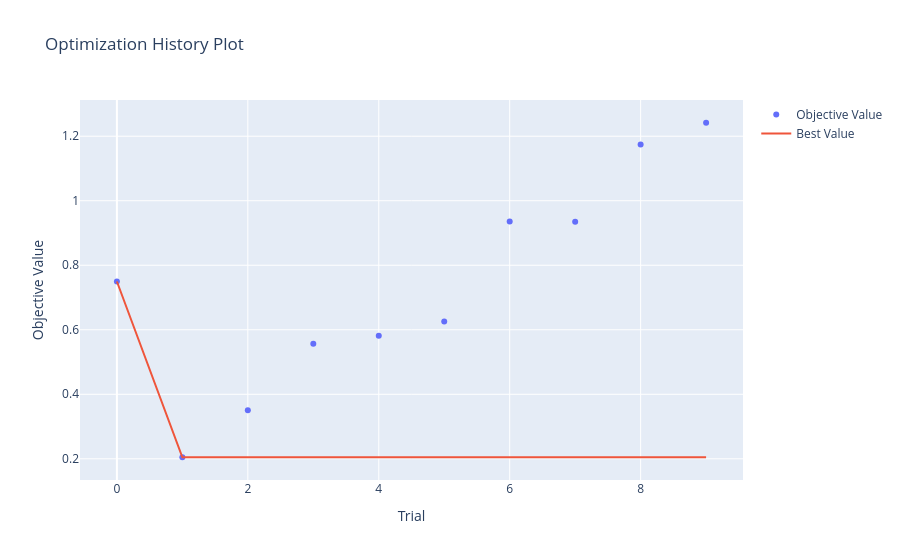

The cell this chart's notebook holds for it:
### Code cell
optuna.visualization.plot_optimization_history(study)

### Figure 1 — Plotly figure (JSON) as saved in the notebook; plotly's stock layout.template omitted (floating-point values rounded to 4 significant figures)
{"data": [{"mode": "markers", "name": "Objective Value", "type": "scatter", "x": [0, 1, 2, 3, 4, 5, 6, 7, 8, 9], "y": [0.7497, 0.2048, 0.3506, 0.5565, 0.5814, 0.6258, 0.9353, 0.9347, 1.174, 1.242]}, {"mode": "lines", "name": "Best Value", "type": "scatter", "x": [0, 1, 2, 3, 4, 5, 6, 7, 8, 9], "y": [0.7497, 0.2048, 0.2048, 0.2048, 0.2048, 0.2048, 0.2048, 0.2048, 0.2048, 0.2048]}, {"marker": {"color": "#cccccc"}, "mode": "markers", "name": "Infeasible Trial", "showlegend": false, "type": "scatter", "x": [], "y": []}], "layout": {"title": {"text": "Optimization History Plot"}, "xaxis": {"title": {"text": "Trial"}}, "yaxis": {"title": {"text": "Objective Value"}}}}
